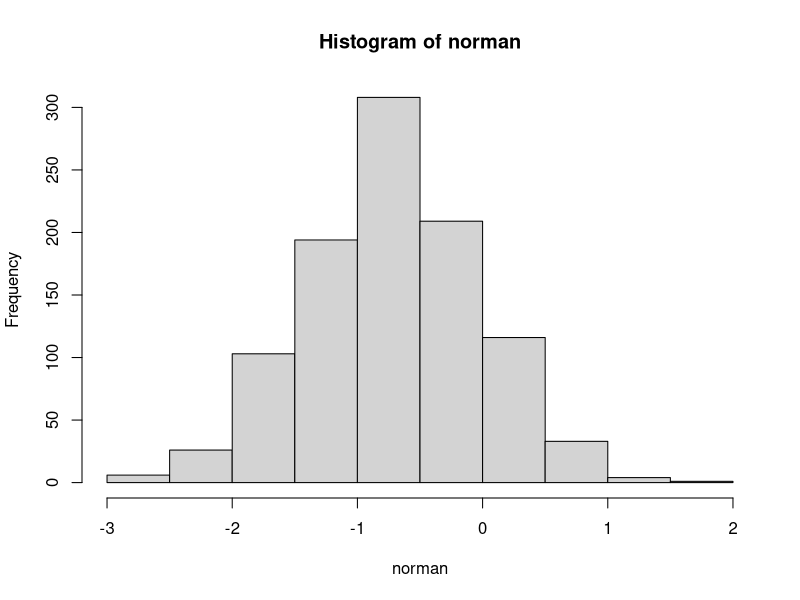

Generate this figure with R:
# potential values for beta to inform tau_0
log(.001) #very low beta
log(.1) #low beta
log(1) # high beta
log(2) # very high beta

norman <- rnorm(1000,-.7,.7)
hist(norman) 
